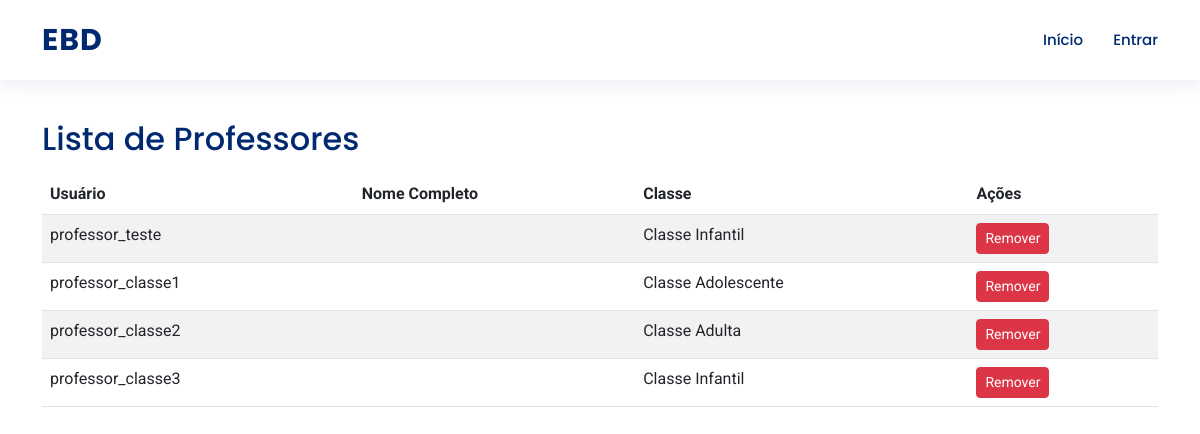
Page /professores/list/ on the committed database.
### base/models.py (models this page shows, shortened)
class Professor(models.Model):
    usuario = models.OneToOneField(Usuario, on_delete=models.CASCADE, limit_choices_to={'role': 'professor'})
    classe = models.ForeignKey(Classe, on_delete=models.PROTECT, related_name="professores")
    class Meta:
        verbose_name = "Professor"
        verbose_name_plural = "Professores"

class Usuario(AbstractUser):
    ROLE_CHOICES = [
        ('superintendente', 'Superintendente'),
        ('secretario', 'Secretário'),
        ('professor', 'Professor'),
    ]
    igreja = models.ForeignKey(Igreja, on_delete=models.PROTECT, related_name="usuarios", null=True, blank=True)
    role = models.CharField("Cargo", max_length=50, choices=ROLE_CHOICES, default='professor')
    class Meta:
        verbose_name = "Usuário"
        verbose_name_plural = "Usuários"

class Classe(models.Model):
    igreja = models.ForeignKey(Igreja, on_delete=models.PROTECT, related_name="classes")
    nome = models.CharField("Nome da Classe", max_length=100)
    class Meta:
        verbose_name = "Classe"
        verbose_name_plural = "Classes"
        ordering = ["igreja", "nome"]

### base/views.py (the view)
# urls.py: path('professores/list/', views.professor_list, name='professor_list'),
def professor_list(request):
    professores = Professor.objects.select_related('usuario', 'classe').all()
    return render(request, 'professor_list.html', {'professores': professores})

### base/templates/professor_list.html (shortened to what this page needs)
{% extends 'tela_inicial/layout_base.html' %}
{% block conteudo %}
<div class="container py-4">
  <h2>Lista de Professores</h2>
  <table class="table table-striped mt-3">
    <thead>
      <tr>
        <th>Usuário</th>
        <th>Nome Completo</th>
        <th>Classe</th>
        <th>Ações</th>
      </tr>
    </thead>
    <tbody>
      {% for prof in professores %}
        <tr>
          <td>{{ prof.usuario.username }}</td>
          <td>{{ prof.usuario.get_full_name }}</td>
          <td>{{ prof.classe.nome }}</td>
          <td>
            <form method="post" action="{% url 'professor_delete' prof.id %}" style="display:inline;" onsubmit="return confirm('Confirma exclusão do professor {{ prof.usuario.username }}?');">
              <button type="submit" class="btn btn-sm btn-danger" {% if trimestre_ativo and trimestre_ativo.concluido %}disabled title="Trimestre concluído - não é possível remover professores"{% endif %}>Remover</button>
            </form>
          </td>
        </tr>
      {% empty %}
        <tr>
          <td colspan="3" class="text-center">Nenhum professor encontrado.</td>
        </tr>
      {% endfor %}
    </tbody>
  </table>
</div>
{% endblock conteudo %}

### base/static/css/style.css (style rules this page uses)
:root { --color-primary: #012970; --color-secondary: #0077b6; --color-accent: #0d6efd; --color-light-bg: #f6f9ff; --color-card-blue: #0072bd; --font-titles: "Poppins", sans-serif; --font-body: "Roboto", sans-serif; }
body { font-family: var(--font-body); color: #444444; background-color: #fff; }
h1, h2, h3, h4, h5, h6 { font-family: var(--font-titles); color: var(--color-primary); }

### rows in the picture
Professor: usuario.username "professor_teste", classe.nome "Classe Infantil"
Professor: usuario.username "professor_classe1", classe.nome "Classe Adolescente"
Professor: usuario.username "professor_classe2", classe.nome "Classe Adulta"
Professor: usuario.username "professor_classe3", classe.nome "Classe Infantil"
